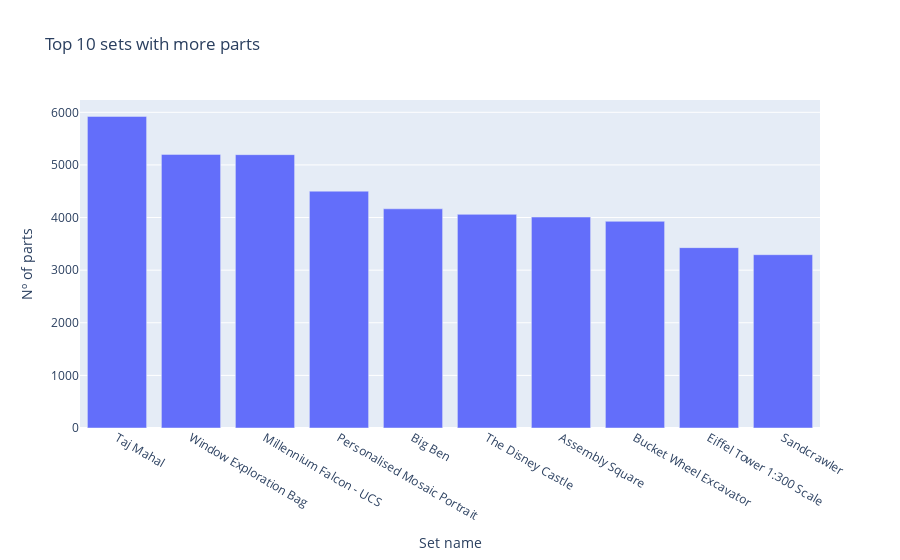

This figure's notebook cell:
### Code cell
top_10 = lego_merge.nlargest(10, 'num_parts')

fig = px.bar(top_10, x='name', y='num_parts',
             hover_data=['theme_name', 'parent_theme'],
             labels={'name': 'Set name', 'num_parts': 'Nº of parts'},
             title='Top 10 sets with more parts')
fig.show()

### Figure 1 — Plotly figure (JSON) as saved in the notebook; plotly's stock layout.template omitted (floating-point values rounded to 4 significant figures)
{"data": [{"alignmentgroup": "True", "customdata": [["Sculptures", "Sculptures"], ["Educational and Dacta", "Educational and Dacta"], ["Star Wars Episode 4/5/6", "Star Wars"], ["Mosaic", "Sculptures"], ["Building", "Creator"], ["Disney", "Disney"], ["Modular Buildings", "Modular Buildings"], ["Construction", "Technic"], ["Sculptures", "Sculptures"], ["Star Wars Episode 4/5/6", "Star Wars"]], "hovertemplate": "Set name=%{x}<br>Nº of parts=%{y}<br>theme_name=%{customdata[0]}<br>parent_theme=%{customdata[1]}<extra></extra>", "legendgroup": "", "marker": {"color": "#636efa", "pattern": {"shape": ""}}, "name": "", "offsetgroup": "", "orientation": "v", "showlegend": false, "textposition": "auto", "type": "bar", "x": ["Taj Mahal", "Window Exploration Bag", "Millennium Falcon - UCS", "Personalised Mosaic Portrait", "Big Ben", "The Disney Castle", "Assembly Square", "Bucket Wheel Excavator", "Eiffel Tower 1:300 Scale", "Sandcrawler"], "xaxis": "x", "y": [5922, 5200, 5195, 4501, 4166, 4060, 4009, 3928, 3428, 3294], "yaxis": "y"}], "layout": {"barmode": "relative", "legend": {"tracegroupgap": 0}, "title": {"text": "Top 10 sets with more parts"}, "xaxis": {"anchor": "y", "domain": [0, 1], "title": {"text": "Set name"}}, "yaxis": {"anchor": "x", "domain": [0, 1], "title": {"text": "Nº of parts"}}}}
